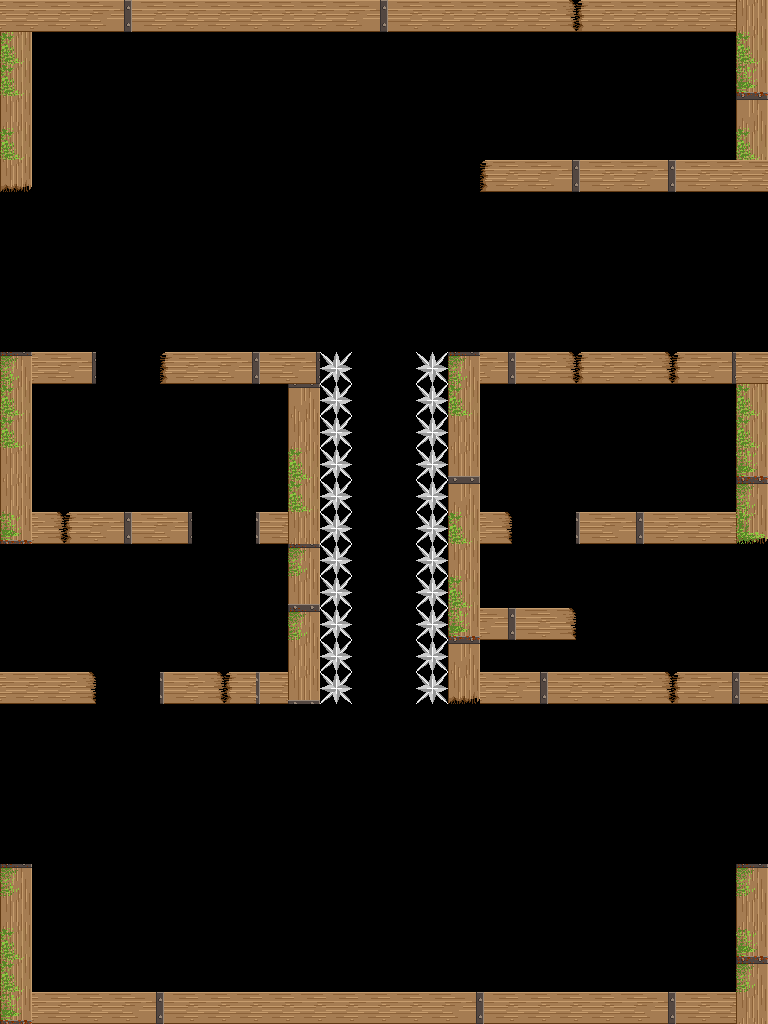

This game map was drawn from its Tiled (.tmx) file and the tilesets committed beside it. A one-line description and the trimmed map source follow:
An orthogonal 24x32 tile map with 32x32 px tiles, 2 tile layers (Tiles, Spikes), 2 tilesets and 40 objects (3x 0, 3x 1, Player, Goal, Key).

<map version="1.0" orientation="orthogonal" width="24" height="32" tilewidth="32" tileheight="32">
 <tileset firstgid="1" name="tile set BEST" tilewidth="32" tileheight="32">
  <image source="tile set BEST.png" width="224" height="160" />
 </tileset>
 <tileset firstgid="36" name="tile set LATEST" tilewidth="32" tileheight="32">
  <image source="tile set LATEST.png" width="288" height="256" />
 </tileset>
 <layer name="Tiles" width="24" height="32">
  <data>[768 cells, 153 non-empty, 13 distinct tile ids]</data>
 </layer>
 <layer name="Spikes" width="24" height="32">
  <data>[768 cells, 22 non-empty, 1 distinct tile ids]</data>
 </layer>
 <objectgroup name="Collisions" width="24" height="32">
  <object x="736" y="0" width="32" height="192" />
  <object x="0" y="512" width="192" height="32" />
  <object x="0" y="384" width="32" height="128" />
  <object x="0" y="672" width="96" height="32" />
  <object x="32" y="0" width="704" height="32" />
  <object x="0" y="864" width="32" height="128" />
  <object x="256" y="512" width="64" height="32" />
  <object x="0" y="352" width="96" height="32" />
  <object x="0" y="992" width="768" height="32" />
  <object x="288" y="544" width="32" height="128" />
  <object x="160" y="672" width="160" height="32" />
  <object x="576" y="512" width="192" height="32" />
  <object x="736" y="384" width="32" height="128" />
  <object x="736" y="864" width="32" height="128" />
  <object x="448" y="672" width="320" height="32" />
  <object x="448" y="384" width="32" height="128" />
  <object x="448" y="352" width="320" height="32" />
  <object x="448" y="512" width="64" height="32" />
  <object x="0" y="0" width="32" height="192" />
  <object x="480" y="160" width="256" height="32" />
  <object x="160" y="352" width="160" height="32" />
  <object x="448" y="608" width="128" height="32" />
  <object x="288" y="384" width="32" height="128" />
  <object x="448" y="544" width="32" height="64" />
  <object x="448" y="640" width="32" height="32" />
 </objectgroup>
 <objectgroup name="Game Objects" width="24" height="32" visible="0">
  <object name="Player" x="96" y="864" />
  <object name="Goal" x="672" y="512" />
  <object name="Key" x="672" y="96" />
 </objectgroup>
 <objectgroup name="Spike Rects" width="24" height="32" visible="0">
  <object x="320" y="352" width="32" height="352" />
  <object x="416" y="352" width="32" height="352" />
 </objectgroup>
 <objectgroup name="Spark Rects" width="24" height="32" visible="0">
  <object x="32" y="384" width="256" height="128" />
  <object x="480" y="384" width="256" height="128" />
  <object x="0" y="544" width="288" height="128" />
 </objectgroup>
 <objectgroup name="PlatformsB" width="24" height="32" visible="0">
  <object x="384" y="256">
   <properties>
    <property name="xOffset" value="0" />
    <property name="yOffset" value="-750" />
   </properties>
  </object>
 </objectgroup>
 <objectgroup name="Teleports" width="24" height="32" visible="0">
  <object name="1" type="0" x="0" y="704" width="32" height="160" />
  <object name="2" type="1" x="768" y="704" width="32" height="160" />
  <object name="3" type="0" x="0" y="192" width="32" height="160" />
  <object name="4" type="1" x="768" y="192" width="32" height="160" />
  <object name="5" type="0" x="0" y="544" width="32" height="128" />
  <object name="6" type="1" x="768" y="544" width="32" height="128" />
 </objectgroup>
</map>
